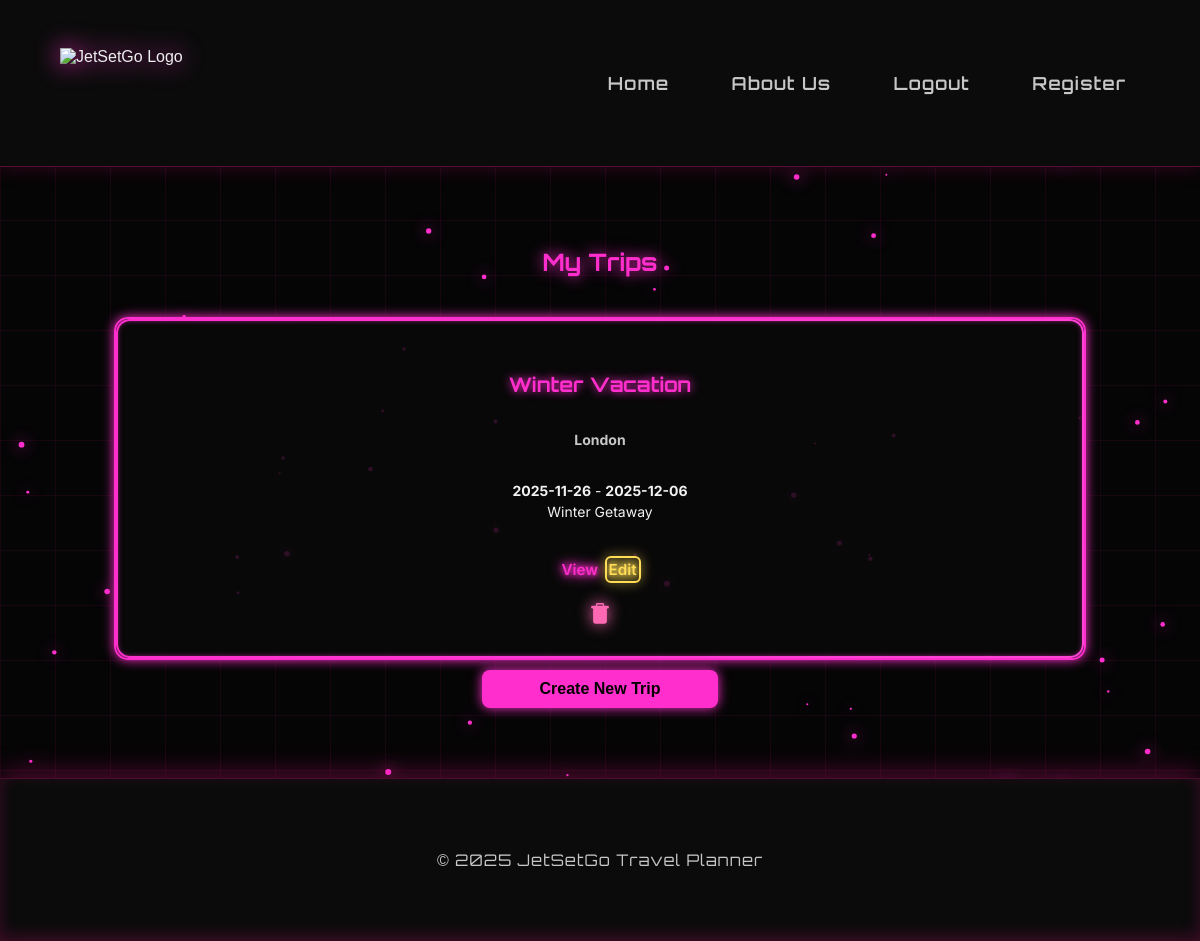
The page /trips (signed in) on the database its author committed.
### app/models.py (models this page shows, shortened)
class Trip(db.Model):
    __tablename__ = "trip"
    id = db.Column(db.Integer, primary_key=True)
    title = db.Column(db.String(100), nullable=False)
    start_date = db.Column(db.Date, nullable=False)
    end_date = db.Column(db.Date, nullable=False)
    description = db.Column(db.Text, nullable=True)
    destinations = db.relationship(
        "TripDestination",
        backref="trip",
        cascade="all, delete-orphan",
        lazy=True
    )
    itinerary = db.relationship("ItineraryItem", backref="trip", lazy=True, cascade="all, delete-orphan")
    budget = db.relationship("Budget", backref="trip", uselist=False, cascade="all, delete-orphan")
    participants = db.relationship("User", secondary=trip_users, backref=db.backref("trips", lazy="dynamic"))
    reviews = db.relationship("Review", backref="trip", lazy=True, cascade="all, delete-orphan")

class TripDestination(db.Model):
    __tablename__ = "trip_destination"
    id = db.Column(db.Integer, primary_key=True)
    name = db.Column(db.String(250), nullable=False)
    trip_id = db.Column(db.Integer, db.ForeignKey("trip.id"), nullable=False)
    is_favorited = db.Column(db.Boolean, default=False)  # Track if this destination is favorited

### app/routes/trips.py (the view)
@trips_bp.route("/trips")
def view_trips():
    if "user_id" not in session:
        flash("Please log in to view your trips", "warning")
        return redirect(url_for("auth.login"))
    trips = Trip.query.all()
    return render_template("trips.html", trips=trips)

### app/templates/trips.html (shortened to what this page needs)
{% extends "base.html" %}
{% block content %}
<div class="container mt-4">
  <h2 class="mb-4 text-center">My Trips</h2>
  {% if trips|length == 0 %}
    <div class="alert alert-info text-center">
      You haven't joined any trips yet. 🌍
    </div>
  {% else %}
    <div class="row row-cols-1 row-cols-md-3 g-4">
      {% for trip in trips %}
        {% if session['user_id'] in trip.participants|map(attribute='id')|list %}
          <div class="col">
            <div class="card shadow-sm h-100 position-relative">
              <div class="card-body">
                <h5 class="card-title">{{ trip.title }}</h5>
                <h6 class="card-subtitle text-muted">
                  {% for d in trip.destinations %}{{ d.name }}{% endfor %}
                </h6>
                <p class="card-text mt-2">
                  <b>{{ trip.start_date }}</b> - <b>{{ trip.end_date }}</b><br>
                  {% if trip.description %}
                    {{ trip.description[:100] }}{% if trip.description|length > 100 %}...{% endif %}
                  {% endif %}
                </p>
                <div class="d-flex justify-content-between align-items-center mt-3">
                  <div class="d-flex gap-2">
                    <a href="{{ url_for('trips.trip_detail', trip_id=trip.id) }}" class="btn btn-link btn-primary btn-sm">
                      View
                    </a>
                    <a href="{{ url_for('trips.edit_trip', trip_id=trip.id) }}" class="btn btn-link btn-warning btn-sm">
                      Edit
                    </a>
                  </div>
                  <form
                    action="{{ url_for('trips.delete_trip', trip_id=trip.id) }}"
                    method="POST"
                    onsubmit="return confirm('Leave or delete this trip?');"
                    class="d-inline"
                  >
                    <button type="submit" class="btn btn-trash" title="Delete Trip">
                    </button>
                  </form>
                </div>
              </div>
            </div>
          </div>
        {% endif %}
      {% endfor %}
    </div>
  {% endif %}
  <div class="text-center mt-4">
    <a href="{{ url_for('trips.create_trip') }}" class="btn btn-link btn-success mb-3">Create New Trip</a>
  </div>
</div>
{% endblock %}

### rows shown on the page
Trip: title "Winter Vacation", start_date "2025-11-26", end_date "2025-12-06", description "Winter Getaway"
TripDestination: name "London"

### other values the page prints
{{ 2025 }} "2025"
